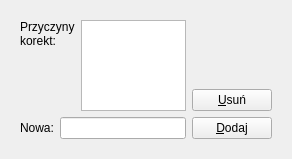
         <widget class="QWidget" name="page_3">
          <property name="geometry">
           <rect>
            <x>0</x>
            <y>0</y>
            <width>292</width>
            <height>159</height>
           </rect>
          </property>
          <attribute name="label">
           <string>Przyczyny korekt</string>
          </attribute>
          <layout class="QGridLayout" name="gridLayout_6">
           <item row="0" column="0">
            <widget class="QFrame" name="frame18">
             <property name="frameShape">
              <enum>QFrame::NoFrame</enum>
             </property>
             <property name="frameShadow">
              <enum>QFrame::Plain</enum>
             </property>
             <layout class="QGridLayout" name="_21">
              <item row="0" column="0">
               <layout class="QHBoxLayout" name="_22">
                <item>
                 <layout class="QVBoxLayout" name="_23">
                  <item>
                   <layout class="QHBoxLayout" name="_24">
                    <item>
                     <widget class="QLabel" name="textLabel1_3_2">
                      <property name="maximumSize">
                       <size>
                        <width>150</width>
                        <height>32767</height>
                       </size>
                      </property>
                      <property name="text">
                       <string>Przyczyny 
korekt:</string>
                      </property>
                      <property name="alignment">
                       <set>Qt::AlignTop</set>
                      </property>
                      <property name="wordWrap">
                       <bool>false</bool>
                      </property>
                     </widget>
                    </item>
                    <item>
                     <widget class="QListWidget" name="korlBox"/>
                    </item>
                   </layout>
                  </item>
                  <item>
                   <layout class="QHBoxLayout" name="_25">
                    <item>
                     <widget class="QLabel" name="textLabel2_4_2">
                      <property name="text">
                       <string>Nowa:</string>
                      </property>
                      <property name="wordWrap">
                       <bool>false</bool>
                      </property>
                     </widget>
                    </item>
                    <item>
                     <widget class="QLineEdit" name="korEdit">
                      <property name="maxLength">
                       <number>25</number>
                      </property>
                     </widget>
                    </item>
                   </layout>
                  </item>
                 </layout>
                </item>
                <item>
                 <layout class="QVBoxLayout" name="_26">
                  <item>
                   <layout class="QVBoxLayout" name="_27"/>
                  </item>
                  <item>
                   <spacer>
                    <property name="orientation">
                     <enum>Qt::Vertical</enum>
                    </property>
                    <property name="sizeType">
                     <enum>QSizePolicy::Expanding</enum>
                    </property>
                    <property name="sizeHint" stdset="0">
                     <size>
                      <width>21</width>
                      <height>51</height>
                     </size>
                    </property>
                   </spacer>
                  </item>
                  <item>
                   <layout class="QVBoxLayout" name="_28">
                    <item>
                     <widget class="QPushButton" name="korDelBtn">
                      <property name="text">
                       <string>&amp;Usuń</string>
                      </property>
                      <property name="shortcut">
                       <string>Alt+U</string>
                      </property>
                     </widget>
                    </item>
                    <item>
                     <widget class="QPushButton" name="korAddBtn">
                      <property name="text">
                       <string>&amp;Dodaj</string>
                      </property>
                      <property name="shortcut">
                       <string>Alt+D</string>
                      </property>
                     </widget>
                    </item>
                   </layout>
                  </item>
                 </layout>
                </item>
               </layout>
              </item>
             </layout>
            </widget>
           </item>
          </layout>
         </widget>
